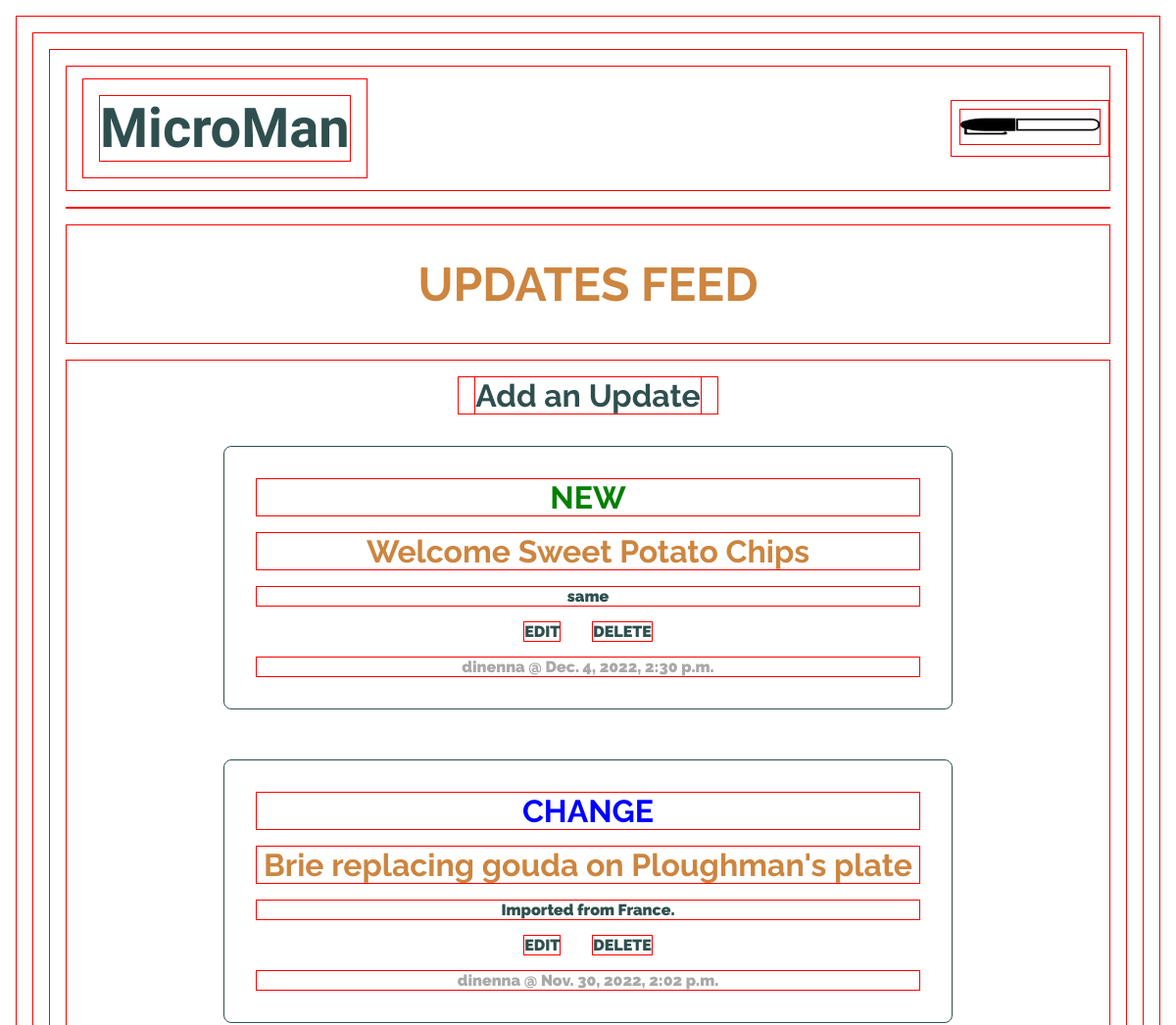
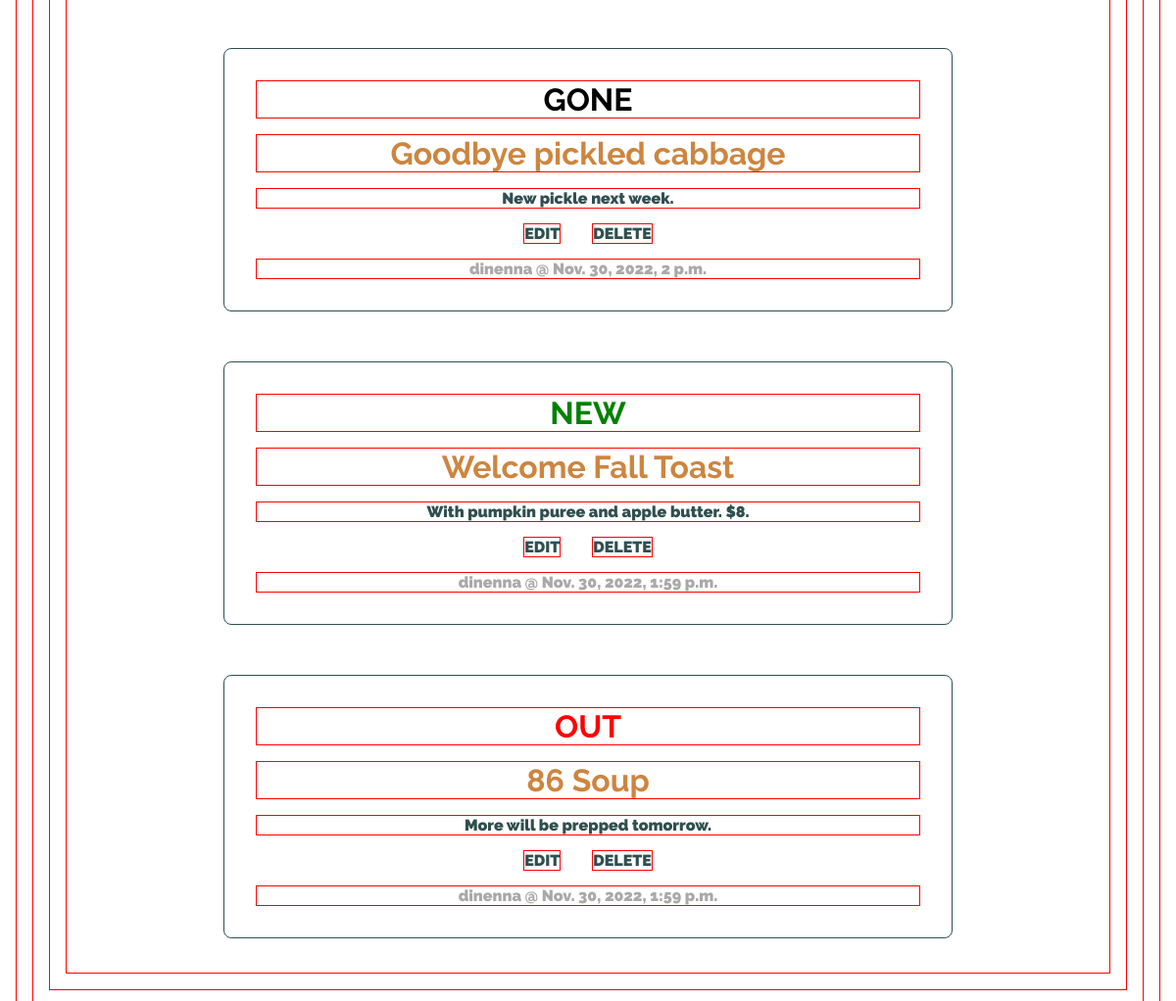
Screenshot of /changes/ with the database file from the repository (2 pictures, top to bottom).
### base/models.py (models this page shows, shortened)
class Update(models.Model):
  user = models.ForeignKey(CustomUser, related_name='update', on_delete=models.SET_NULL, null=True)
  update_types = (
    ('NEW', 'NEW'),
    ('OUT', 'OUT'),
    ('GONE', 'GONE'),
    ('CHANGE', 'CHANGE'),
  )
  type = models.CharField(max_length=6, choices=update_types)
  subject = models.CharField(max_length=200)
  description = models.TextField()
  updated = models.DateTimeField(auto_now=True)
  created = models.DateTimeField(auto_now_add=True)
  class Meta:
    ordering = ['-updated', '-created']

### users/models.py (models this page shows)
class CustomUser(AbstractUser):
    username = models.CharField(max_length=50, unique=True)
    first_name = models.CharField(max_length=50)
    last_name = models.CharField(max_length=50)
    email = models.EmailField(max_length=254)
    role = models.CharField(max_length=50)
    def __str__(self):
        return self.username

### base/views.py (the view)
# urls.py: path('changes/', views.changes, name='changes'),
def changes(request):
    updates = Update.objects.all()
    form = UpdateForm()
    if request.method == 'POST':
        form = UpdateForm(request.POST)
        if form.is_valid():
            form.save()
            return redirect('/changes')
    context = {'updates': updates, 'form': form}
    return render(request, 'changes.html', context)

### templates/changes.html (shortened to what this page needs)
{% extends 'main.html' %}
{% load static %}
{% block content %}
<h2 class='h2-header'>UPDATES FEED</h2>
<div id='updates-container'>
  <h3 class='update-form-header'>
    <a href="create-update/">Add an Update</a>
  </h3>
  {% for update in updates %}
  <div class='update-div'>
    {% if update.type == 'OUT' %}
    <h2 class='out'>{{ update.type }}</h2>
    {% elif update.type == 'NEW' %}
    <h2 class='new'>{{ update.type }}</h2>
    {% elif update.type == 'CHANGE' %}
    <h2 class='change'>{{ update.type }}</h2>
    {% elif update.type == 'GONE' %}
    <h2 class='gone'>{{ update.type }}</h2>
    {% endif %}
    <h2>{{ update.subject }}</h2>
    <p>{{ update.description }}</p>
    <a href="update-update/{{ update.id }}">EDIT</a>
    <a href="delete-update/{{ update.id }}">DELETE</a>
    <p class='timestamp'>{{ update.user }} @ {{ update.created }}</p>
  </div>
  <br>
    {% endfor %}
</div>
{% endblock content %}

### static/base/styles.css (style rules this page uses)
* { margin: 0; padding: 0; box-sizing: border-box; margin: 1rem; border: 1px solid red; }
body { font-family: 'Raleway', sans-serif; background-color:white; color:darkslategray; font-weight: 900; }
a { color: darkslategray; text-decoration: none; }
.h2-header { font-size: 3rem; text-align: center; padding: 2rem; }
h2 { color:peru; font-size: 2rem; }
h3 { font-size: 2rem; }
.timestamp { color: darkgrey; }
#updates-container { display: flex; flex-direction: column; align-items: center; justify-content: space-around; }
.update-div { text-align: center; border: 1px solid darkslategray; border-radius: .5rem; width: 70%; padding: 1rem; }
.new { color: green; }
.out { color: red; }
.gone { color: black; }
.change { color: blue; }

### rows the page displays
Update: type "NEW", subject "Welcome Sweet Potato Chips", description "same", user "dinenna", created "Dec. 4, 2022, 2:30 p.m."
Update: type "CHANGE", subject "Brie replacing gouda on Ploughman's plate", description "Imported from France.", user "dinenna", created "Nov. 30, 2022, 2:02 p.m."
Update: type "GONE", subject "Goodbye pickled cabbage", description "New pickle next week.", user "dinenna", created "Nov. 30, 2022, 2 p.m."
Update: type "NEW", subject "Welcome Fall Toast", description "With pumpkin puree and apple butter. $8.", user "dinenna", created "Nov. 30, 2022, 1:59 p.m."
Update: type "OUT", subject "86 Soup", description "More will be prepped tomorrow.", user "dinenna", created "Nov. 30, 2022, 1:59 p.m."
